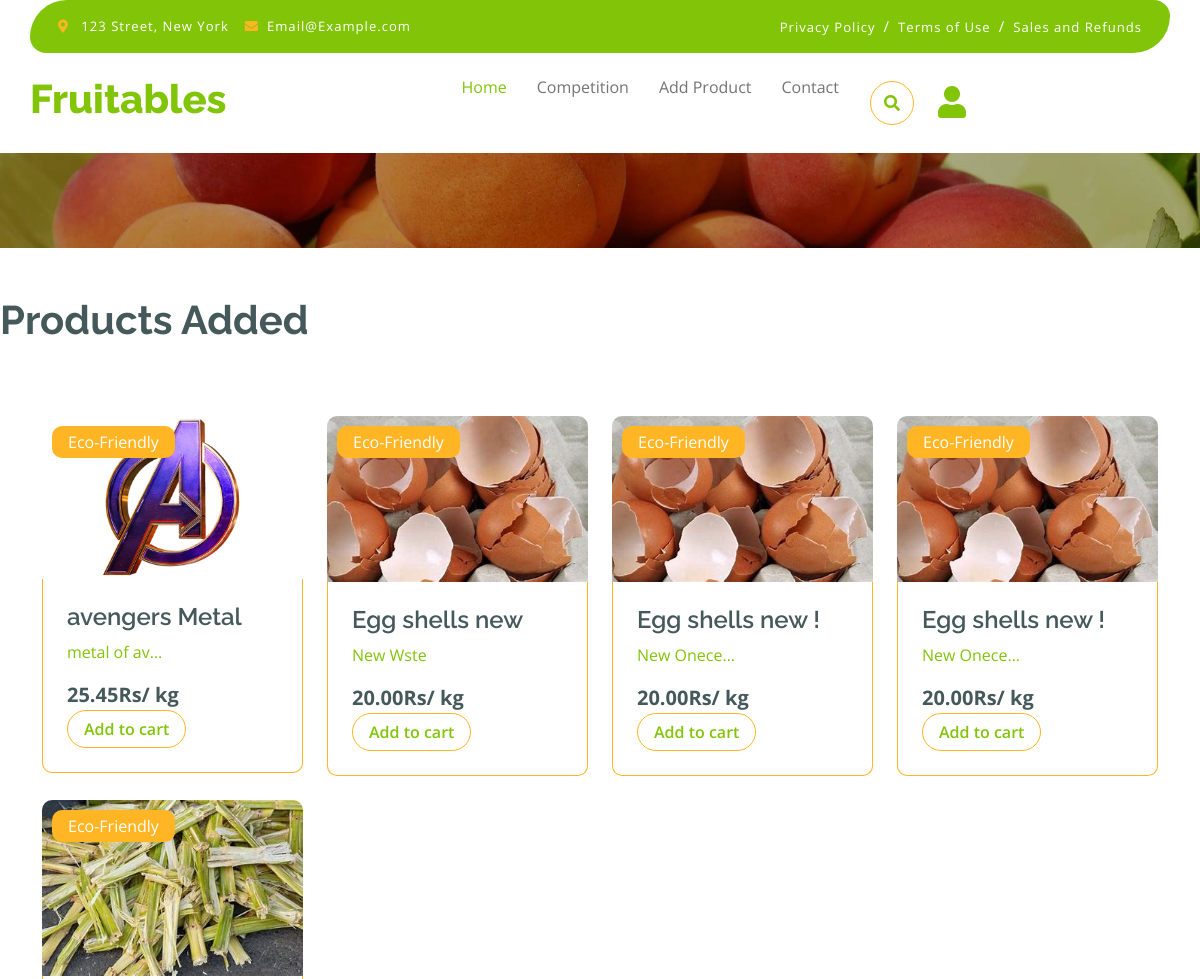
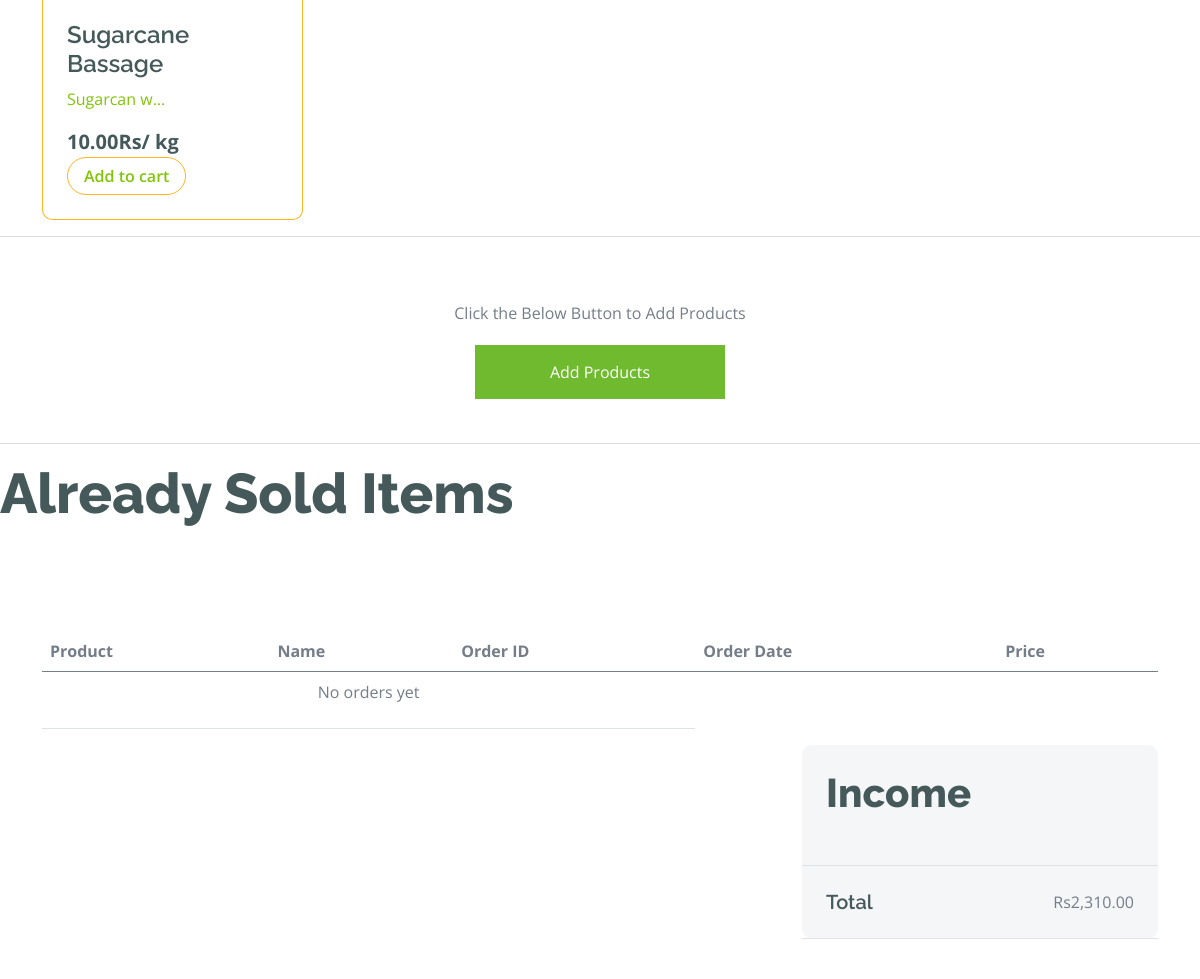
The app's page /seller-main (signed in, upper part), older data (2 pictures, top to bottom).
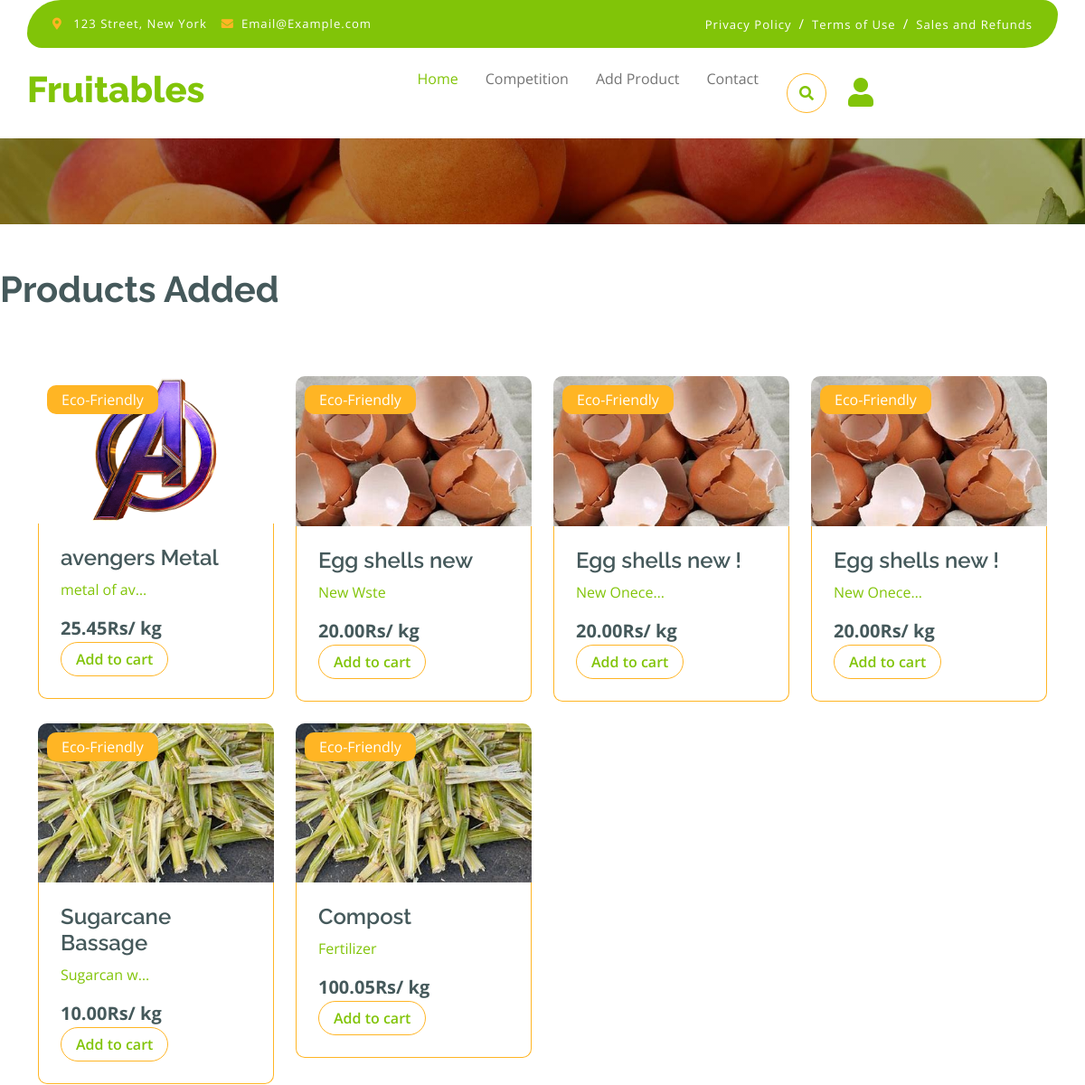
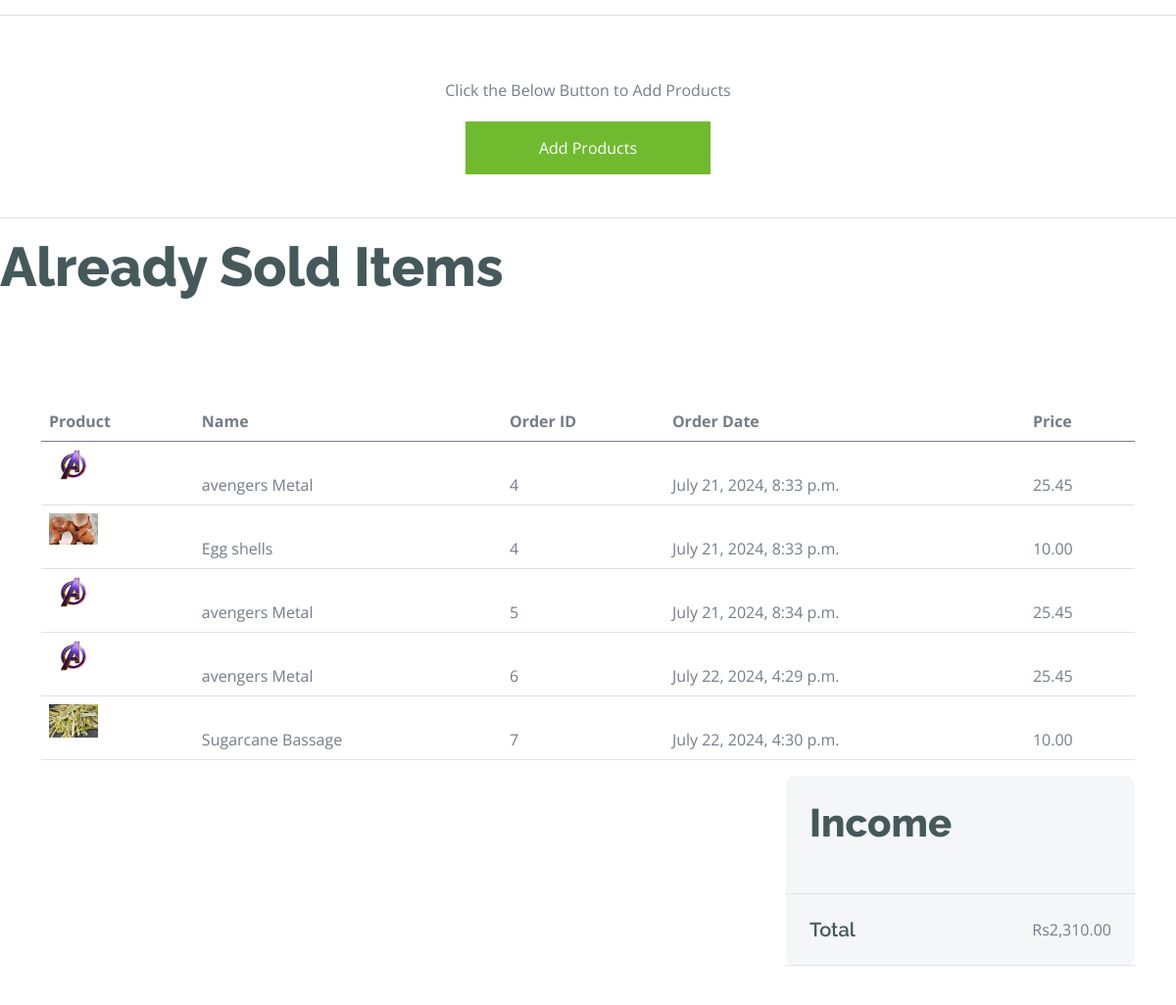
The same page, newer data (2 pictures, top to bottom).
### products/models.py (models this page shows)
class Product(models.Model):
  Name = models.CharField(max_length=255)
  Description = models.TextField(blank=True)
  Price = models.CharField(max_length=10)
  Category = models.ForeignKey(Category, on_delete=models.CASCADE)
  Image = models.ImageField(upload_to='products/', blank=True)
  Seller = models.ForeignKey(Seller, on_delete=models.CASCADE, default = 1)

class OrderItem(models.Model):
  Order = models.ForeignKey(Order, on_delete=models.CASCADE, related_name='orders')
  Product = models.ForeignKey(Product, on_delete=models.CASCADE)
  Quantity = models.PositiveIntegerField()
  Price = models.DecimalField(max_digits=10, decimal_places=2)
  class Meta:
      managed = True

class Order(models.Model):
  OrderDate = models.DateTimeField(auto_now_add=True)
  STATUS_CHOICES = (
      ('Pending', 'Pending'),
      ('Processing', 'Processing'),
      ('Delivered', 'Delivered'),
      ('Cancelled', 'Cancelled'),
  )
  Status = models.CharField(max_length=20, choices=STATUS_CHOICES, default='Pending')
  Customer = models.ForeignKey(Customer, on_delete=models.CASCADE)
  class Meta:
      managed = True

### ecogift/views.py (the view)
# urls.py: path('seller-main',views.sellerMain,name="seller-main")
def sellerMain(request):
    seller = Seller.objects.get(Customer=request.user)
    products = Product.objects.filter(Seller=seller)
    order = Order.objects.filter(Customer=request.user).last()
    delivered_orders = Order.objects.filter(
        orders__Product__Seller=seller,
        Status='Delivered'
    ).distinct()
    active_orders = delivered_orders = Order.objects.filter(
        orders__Product__Seller=seller,
        Status='Delivered'
    ).distinct()
    context = {
        'products': products,
        'active_orders': active_orders,
        "delivered_orders": delivered_orders
    }
    print(delivered_orders)
    return render(request, "seller.html", context)

### products/context_processors.py (called while the page is built)
def user_email(request):
    if request.user.is_authenticated:
        return {'user_email': request.user.email}
    return {user_email: 'Please login into your account'}

### templates/seller.html (shortened to what the changed rows need)
{% load static %}
{% load custom_filters %}
<!DOCTYPE html>
<html lang="en">
    <head>
        <link rel="stylesheet" href="https://use.fontawesome.com/releases/v5.15.4/css/all.css"/>
        <link href="https://cdn.jsdelivr.net/npm/bootstrap-icons@1.4.1/font/bootstrap-icons.css" rel="stylesheet">
        <link href="{% static 'lib/lightbox/css/lightbox.min.css'%}" rel="stylesheet">
        <link href="{% static 'lib/owlcarousel/assets/owl.carousel.min.css'%}" rel="stylesheet">
        <link href="{% static 'css/bootstrap.min.css'%}" rel="stylesheet">
        <link href="{% static 'css/style.css'%}" rel="stylesheet">
    </head>
    <body>
        <div class="container-fluid fixed-top">
            <div class="container px-0">
                <nav class="navbar navbar-light bg-white navbar-expand-xl">
                    <a href="index.html" class="navbar-brand"><h1 class="text-primary display-6">Fruitables</h1></a>
                </nav>
            </div>
        </div>
                    </head>
                    <body>
                <br><br><h1 class="fw-bold mb-0">Products Added</h1></br></br>
                <div class="container">
                    <div class="row g-4">
                        {% if products %}
                            {% for product in products %}
                            <div class="col-md-6 col-lg-4 col-xl-3">
                                    <a href="{% url 'shop-details' product.id %}">
                                    <div class="rounded position-relative fruite-item">
                                        <div class="fruite-img">
                                            <img src="{{ product.Image.url }}" class="img-fluid w-100 rounded-top" alt="{{ product.Name }}">
                                        </div>
                                        <div class="text-white bg-secondary px-3 py-1 rounded position-absolute" style="top: 10px; left: 10px;">
                                            Eco-Friendly
                                        </div>
                                        <div class="p-4 border border-secondary border-top-0 rounded-bottom">
                                            <h4>{{ product.Name }}</h4>
                                            <p style="display: block; width: 100px; overflow: hidden; white-space: nowrap; text-overflow: ellipsis;">{{ product.Description }}</p>
                                            <div class="d-flex justify-content-between flex-lg-wrap">
                                                <p class="text-dark fs-5 fw-bold mb-0">{{ product.Price }}Rs/ kg</p>
                                                <button onclick="addToCart({{ product.id }})" class="add-to-cart btn border border-secondary rounded-pill px-3 text-primary" data-product-id="{{ product.id }}">
                                                    Add to cart
                                                </button>
                                            </div>
                                        </div>
                                    </div>
                                </a>
                                </div>
                            {% endfor %}
                        {% else %}
                            <p>No items to display</p>
                        {% endif %}
                    </div>
                </div>
    <br><br><center><p>Click the Below Button to Add Products</p></center>
        <br><hr>
        <h1 class="display-4">Already Sold Items</h1>
        <div class="container-fluid py-5">
            <div class="container py-5">
                <div class="table-responsive">
                    <table class="table" style="overflow: auto;">
                        <thead>
                          <tr>
                            <th scope="col">Product</th>
                            <th scope="col">Name</th>
                            <th scope="col">Order ID</th>
                            <th scope="col">Order Date</th>
                            <th scope="col">Price</th>
                          </tr>
                        </thead>
                        <tbody>
                            {% for order in delivered_orders %}
                            {% for order_item in order.orders.all %}
                            <tr>
                                <td><img src="{{ order_item.Product.Image.url }}" style="width: 50px;" alt="{{ order_item.Product.Name }}"></td>
                                <td>
                                    <p class="mb-0 mt-4">{{ order_item.Product.Name }}</p>
                                </td>
                                <td>
                                    <p class="mb-0 mt-4">{{ order.id }}</p>
                                </td>
                                <td>
                                    <p class="mb-0 mt-4">{{ order.OrderDate }}</p>
                                </td>
                                <td>
                                    <p class="mb-0 mt-4">{{ order_item.Product.Price }}</p>
                                </td>
                            </tr>
                                {% endfor %}
                            {% empty %}
                                <tr>
                                    <td colspan="3">
                                        <p style="text-align: center;">No orders yet</p>
                                    </td>
                                </tr>
                            {% endfor %}
                        </tbody>
                    </table>
                    </div>
                    <div class="row g-4 justify-content-end">
                        <div class="col-sm-8 col-md-7 col-lg-6 col-xl-4">
                            <div class="bg-light rounded">
                                <div class="p-4">
                                    <h1 class="display-6 mb-4">Income </h1>
                                </div>
                            </div>
                        </div>
                    </div>
                </div>
            </div>
    </body>
</html>

Row changes from the older to the newer data that the page shows:
added Product: Image (picture), Name "Compost", Description "Fertilizer", Price "100.05"
now on this page (row edited): Order: id "4", OrderDate "July 21, 2024, 8:33 p.m."
now on this page (row unchanged): OrderItem: Product.Image (picture), Product.Name "avengers Metal", Product.Price "25.45"
now on this page (row unchanged): OrderItem: Product.Image (picture), Product.Name "Egg shells", Product.Price "10.00"
now on this page (row edited): Order: id "5", OrderDate "July 21, 2024, 8:34 p.m."
now on this page (row unchanged): OrderItem: Product.Image (picture), Product.Name "avengers Metal", Product.Price "25.45"
added Order: id "6", OrderDate "July 22, 2024, 4:29 p.m."
added OrderItem: Product.Image (picture), Product.Name "avengers Metal", Product.Price "25.45"
added Order: id "7", OrderDate "July 22, 2024, 4:30 p.m."
added OrderItem: Product.Image (picture), Product.Name "Sugarcane Bassage", Product.Price "10.00"
Text that changed along with them:
text no longer shown: "No orders yet"
